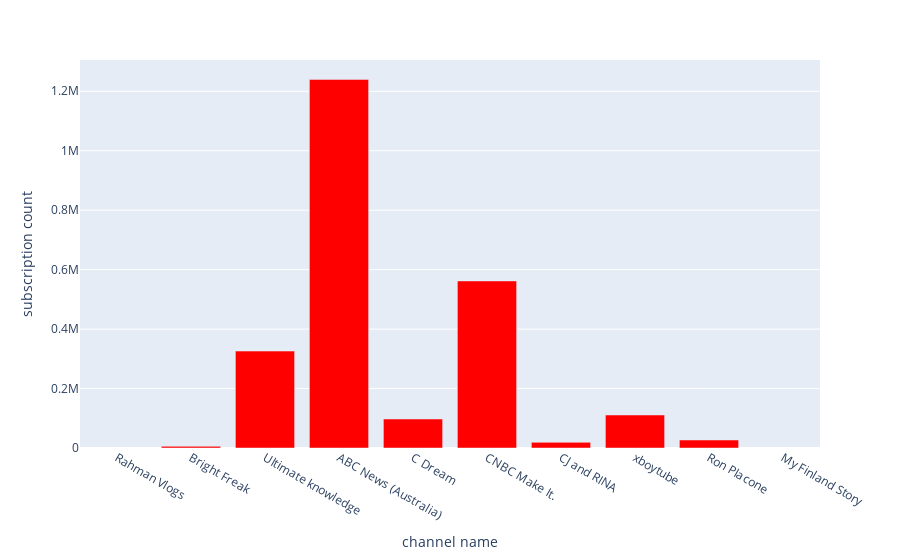

Notebook code cell kept with this figure:
### Markdown cell above
# Networking for content creators

### Code cell
fig=px.bar(DATA[['channel_title','subscription_count']].drop_duplicates().iloc[:10],x='channel_title',y='subscription_count')
fig.update_layout(showlegend=False)
fig.update_xaxes(title='channel name')
fig.update_yaxes(title='subscription count')
fig.update_traces(marker_color=['red']*10)
fig.show()

### Figure 1 — Plotly figure (JSON) as saved in the notebook; plotly's stock layout.template omitted (floating-point values rounded to 4 significant figures)
{"data": [{"alignmentgroup": "True", "hovertemplate": "channel_title=%{x}<br>subscription_count=%{y}<extra></extra>", "legendgroup": "", "marker": {"color": ["red", "red", "red", "red", "red", "red", "red", "red", "red", "red"]}, "name": "", "offsetgroup": "", "orientation": "v", "showlegend": false, "textposition": "auto", "type": "bar", "x": ["Rahman Vlogs", "Bright Freak", "Ultimate knowledge", "ABC News (Australia)", "C Dream", "CNBC Make It.", "CJ and RINA", "xboytube", "Ron Placone", "My Finland Story"], "xaxis": "x", "y": [null, 5620, 326000, 1240000, 97500, 562000, 19000, 111000, 26900, null], "yaxis": "y"}], "layout": {"barmode": "relative", "legend": {"tracegroupgap": 0}, "margin": {"t": 60}, "showlegend": false, "xaxis": {"anchor": "y", "domain": [0, 1], "title": {"text": "channel name"}}, "yaxis": {"anchor": "x", "domain": [0, 1], "title": {"text": "subscription count"}}}}
